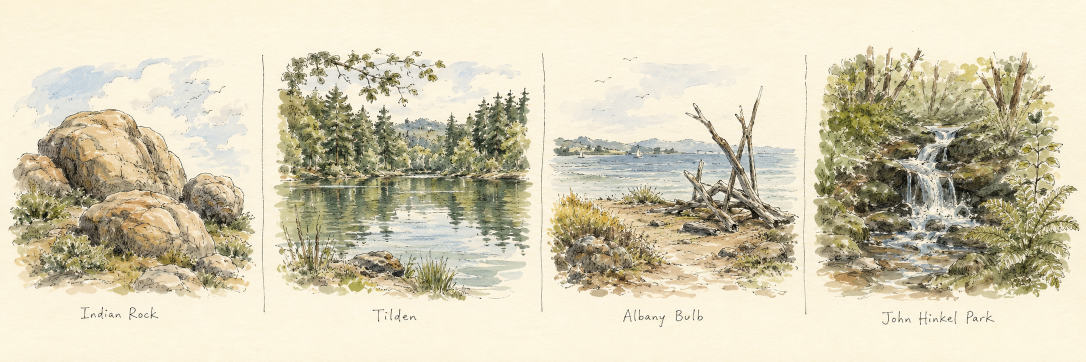
#> input picture assets/illustrations/explore-next-strip.png, 2172 x 724 px (shown at 1/2 size); its folder holds only this picture in this run
$ python compress_images.py ../assets/illustrations/explore-next-strip.png
#> lines starting #> are read from the running program, lines starting #| are printed output that depends on the picture
#!/usr/bin/env python3
"""Compress site images that are too heavy for easy mobile load — in place.

Worker for bin/compress-images.sh (which provides a Pillow venv). You normally
run the .sh wrapper, not this directly.

What it does:
  • Scans assets/illustrations/*.png and assets/photos/*.{jpg,jpeg,png}
    (or an explicit list of files passed as arguments).
  • Flags any image that is "too big": file > --max-kb OR longest edge > --max-dim.
  • Rewrites each flagged image IN PLACE, smaller:
      - PNG : downscale to --max-dim, 256-colour adaptive palette + dithering.
      - JPEG: downscale to --max-dim, re-encode at --quality, progressive.
    Filenames/extensions are preserved (the page <img> contract depends on them).
  • Never upscales, and never writes a result that came out larger than the
    original — so re-running is safe and idempotent-ish.

Flags:
  --max-dim N    longest edge in px after compression (default 1600)
  --max-kb  N    size threshold to consider an image "too big" (default 1500;
                 set above the already-palette-quantized illustration set so
                 we don't needlessly re-quantize good images)
  --quality N    JPEG quality (default 82)
  --dry-run      report what would change; write nothing.
"""
import argparse, glob, os, sys
from PIL import Image

DEFAULT_GLOBS = [
    "assets/illustrations/*.png",
    "assets/photos/*.jpg", "assets/photos/*.jpeg", "assets/photos/*.png",
]


def gather(paths):
    if paths:
        files = [p for p in paths if os.path.isfile(p)]
        missing = [p for p in paths if not os.path.isfile(p)]
        for m in missing:
            print(f"  ! not found, skipping: {m}", file=sys.stderr)
        return sorted(files)
    out = []
    for g in DEFAULT_GLOBS:
        out += glob.glob(g)
    return sorted(set(out))


def too_big(path, max_kb, max_dim):
    kb = os.path.getsize(path) / 1024
    try:
        with Image.open(path) as im:
            w, h = im.size
    except Exception:
        return False, 0, (0, 0)
    return (kb > max_kb or max(w, h) > max_dim), kb, (w, h)


def compress(path, max_dim, quality):
    """Return new size in bytes, or None if no improvement (original kept)."""
    ext = os.path.splitext(path)[1].lower()
    im = Image.open(path)
    im = im.convert("RGB")  # drop alpha; these assets are opaque on cream paper
    w, h = im.size
    scale = min(1.0, max_dim / max(w, h))
    if scale < 1.0:
        im = im.resize((round(w * scale), round(h * scale)), Image.LANCZOS)

    tmp = path + ".tmp"
    if ext == ".png":
        q = im.quantize(colors=256, method=Image.Quantize.MEDIANCUT,
                        dither=Image.Dither.FLOYDSTEINBERG)
        q.save(tmp, format="PNG", optimize=True)
    else:  # .jpg / .jpeg
        im.save(tmp, format="JPEG", quality=quality, optimize=True, progressive=True)

    new = os.path.getsize(tmp)
    if new < os.path.getsize(path):
        os.replace(tmp, path)
        return new
    os.remove(tmp)  # compression didn't help — leave the original untouched
    return None


def main():
    ap = argparse.ArgumentParser(description="Compress oversized site images in place.")
    ap.add_argument("paths", nargs="*", help="specific image files (default: all site assets)")
    ap.add_argument("--max-dim", type=int, default=1600)
    ap.add_argument("--max-kb", type=int, default=1500)
    ap.add_argument("--quality", type=int, default=82)
    ap.add_argument("--dry-run", action="store_true")
    args = ap.parse_args()

    files = gather(args.paths)
    if not files:
        print("No images found to check.")
        return 0

    flagged = []
    for p in files:
        big, kb, (w, h) = too_big(p, args.max_kb, args.max_dim)
#> in too_big, im is the input picture: PIL image 2172x724 RGBA; mean R, G, B, A 212.6, 205.2, 180.2, 255
#> big = True; kb = 3648.7; w = 2172; h = 724
        if big:
            flagged.append((p, kb, (w, h)))

    if not flagged:
        print(f"All {len(files)} images are already within budget "
              f"(≤{args.max_kb} KB and ≤{args.max_dim}px). Nothing to do.")
        return 0

    print(f"{'DRY RUN — ' if args.dry_run else ''}"
          f"{len(flagged)} of {len(files)} images over budget "
          f"(>{args.max_kb} KB or >{args.max_dim}px):\n")
#| 1 of 1 images over budget (>1500 KB or >1600px):
    saved = before_tot = after_tot = 0
    for p, kb, (w, h) in flagged:
        before = os.path.getsize(p)
#> before = 3736218
        before_tot += before
#> before_tot = 3736218
        if args.dry_run:
            print(f"  would compress  {kb:8.0f} KB  {w}x{h}  {p}")
            after_tot += before
            continue
        new = compress(p, args.max_dim, args.quality)
#> in compress, `im = im.resize((round(w * scale), round(h * scale)), Image.LANCZOS)`:
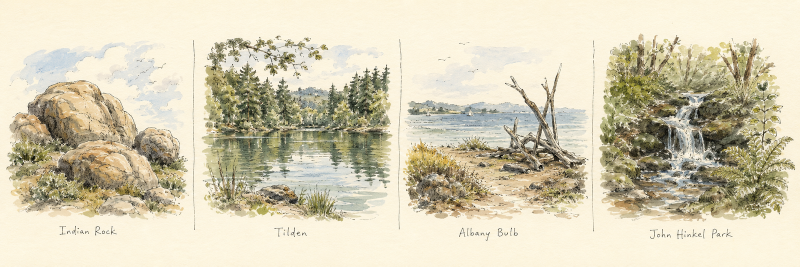
#> im: PIL image 1600x533 RGB (shown at 1/2 size); mean R, G, B 212.6, 205.2, 180.2
#> new = 643664
        if new is None:
            after_tot += before
            print(f"  kept (no gain)  {kb:8.0f} KB  {w}x{h}  {p}")
        else:
            after_tot += new
#> after_tot = 643664
            saved += before - new
#> saved = 3092554
            with Image.open(p) as im2:
                nw, nh = im2.size
#> nw = 1600; nh = 533
            print(f"  {before/1024:8.0f} KB -> {new/1024:7.0f} KB  "
                  f"({100*new/before:3.0f}%)  {w}x{h}->{nw}x{nh}  {p}")
#|       3649 KB ->     629 KB  ( 17%)  2172x724->1600x533  ../assets/illustrations/explore-next-strip.png

    print(f"\n  total {before_tot/1024/1024:.1f} MB -> {after_tot/1024/1024:.1f} MB"
          + ("" if args.dry_run else f"  (saved {saved/1024/1024:.1f} MB)"))
#|   total 3.6 MB -> 0.6 MB  (saved 2.9 MB)
    if not args.dry_run:
        print("\n  Review the pages, then publish: bin/publish-art.sh / bin/publish-photos.sh"
              "\n  (or just tell Claude \"publish art\" / \"publish photos\").")
    return 0


if __name__ == "__main__":
    sys.exit(main())
#> (the program exits here)
